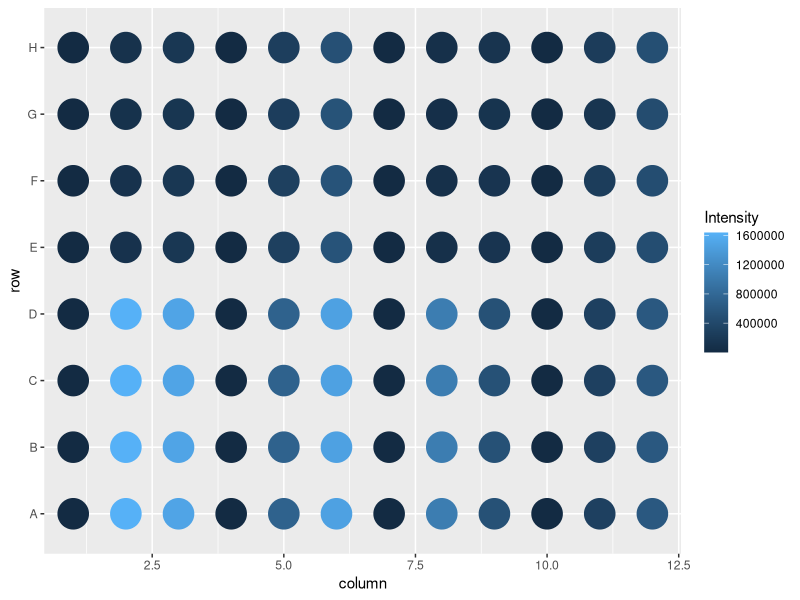
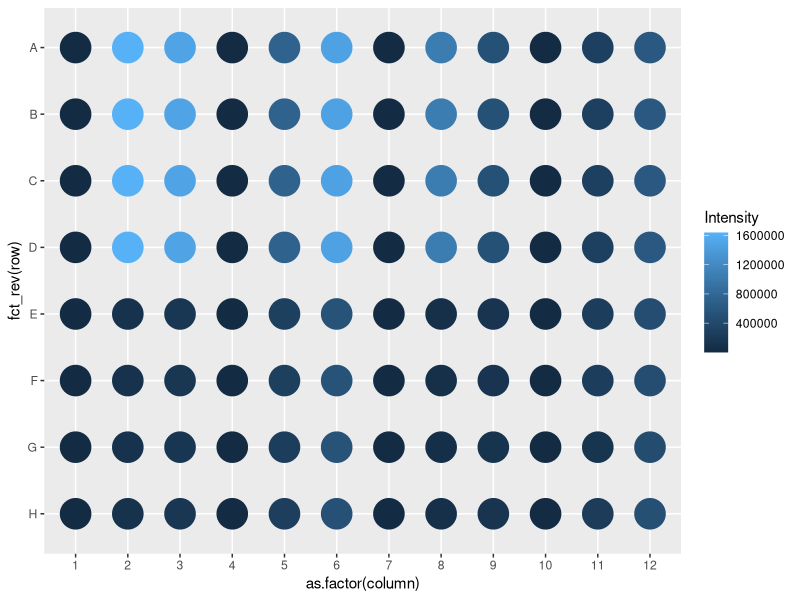
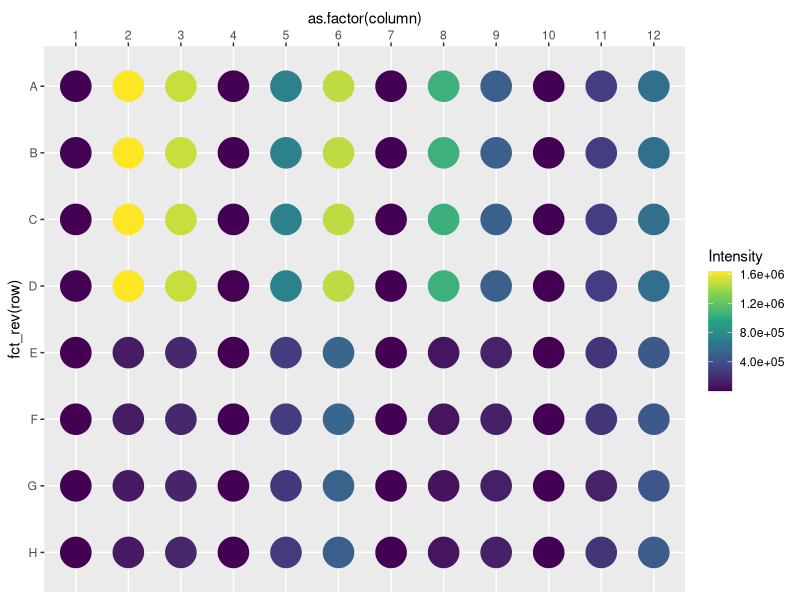
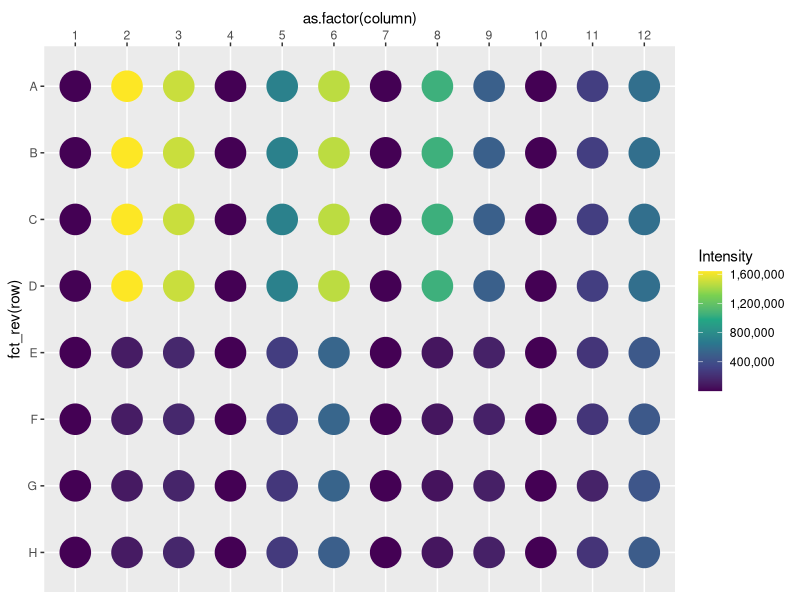
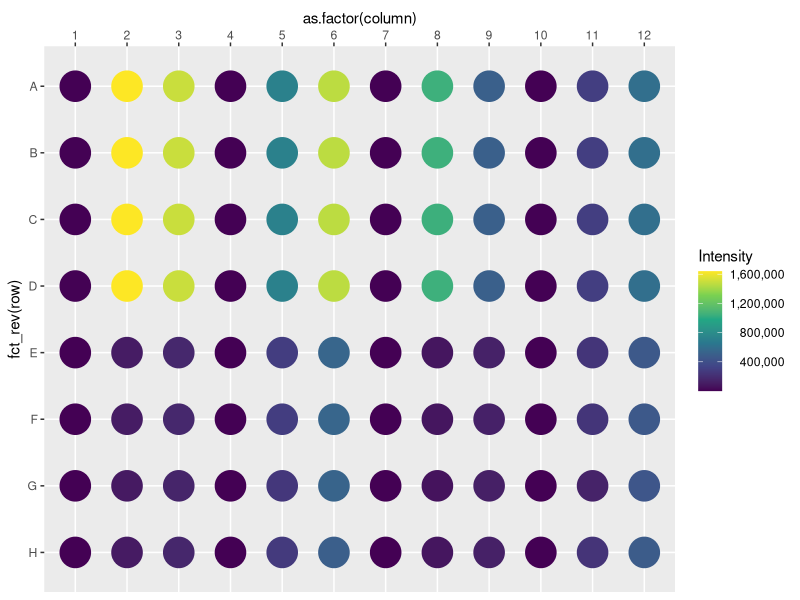
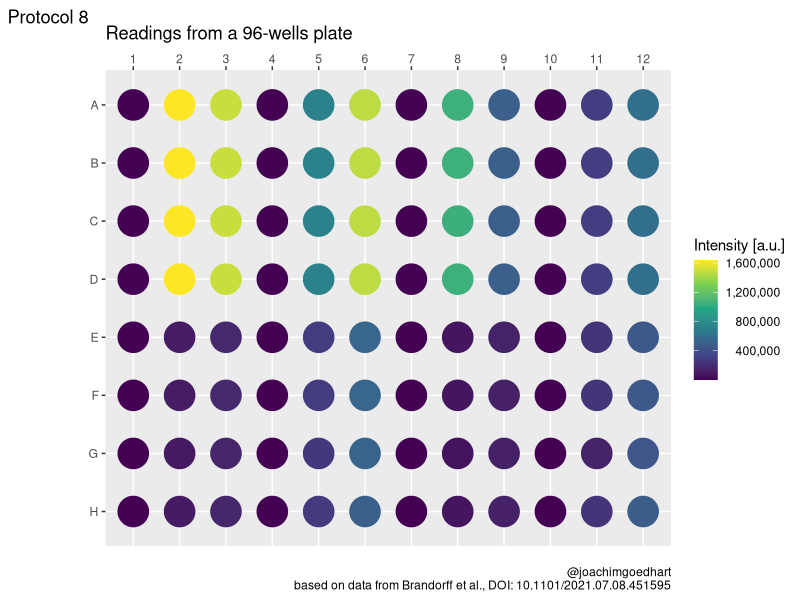
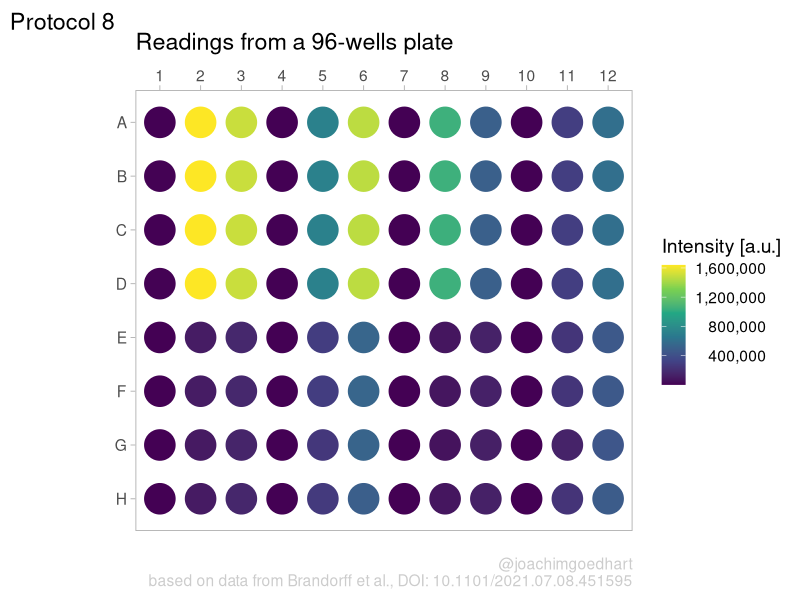
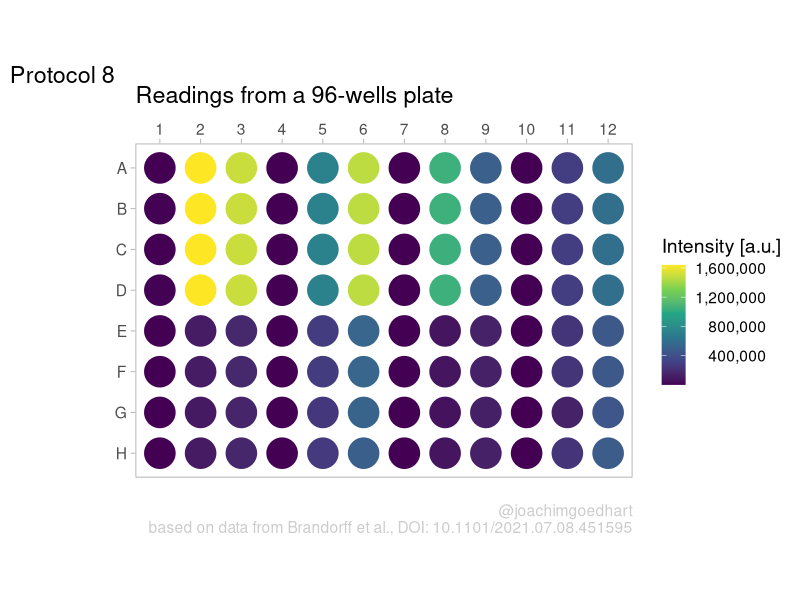

These figures' R source, in order:
## ---- chunk 1
library(tidyverse)
## ---- chunk 2
df_8 <- read.csv("data/df_tidy_wells.csv")
head(df_8)
## ---- chunk 3
ggplot(data=df_8, aes(x=column, y=row)) +
geom_point(aes(color=Intensity), size=10)
## ---- chunk 4
p <- ggplot(data=df_8, aes(x=as.factor(column), y=fct_rev(row))) +
  geom_point(aes(color=Intensity), size=10)
p
## ---- chunk 5
  p <- p + scale_x_discrete(position = "top") +
  scale_color_viridis_c(label = scales::scientific)
p
## ---- chunk 6
  p <- p + scale_x_discrete(position = "top") +
  scale_color_viridis_c(label = scales::comma)
p
## ---- chunk 7
p <- p + theme(legend.text.align = 1)
p
## ---- chunk 8
p <-
  p + labs(
    title = "Readings from a 96-wells plate",
    subtitle = NULL,
    x = NULL,
    y = NULL,
    caption = "\n@joachimgoedhart\nbased on data from Brandorff et al., DOI: 10.1101/2021.07.08.451595",
    color= 'Intensity [a.u.]',
    tag = "Protocol 8"
  ) 
p
## ---- chunk 9
p <- p + theme_light(base_size = 14)
## ---- chunk 10
p <- p + theme(legend.text.align = 1)
## ---- chunk 11
p <- p + theme(plot.caption = element_text(color = "grey80"),
               plot.subtitle = element_text(color = "grey50", face = "italic"),
               #Remove the grid
               panel.grid.major = element_blank(),
               panel.grid.minor = element_blank()
)
## ---- chunk 12
p
## ---- chunk 13
png(file=paste0("Protocol_08.png"), width = 3000, height = 2000, units = "px", res = 400)
 p + coord_fixed()
dev.off()
